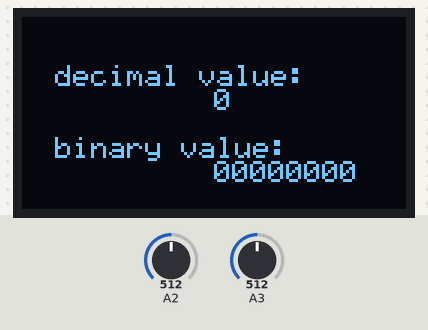
Recording of a sketch running on a simulated Arduino Uno, built with avr-gcc and run on an emulated ATmega328P. Parts: 128×64 one-colour display. Wiring (inferred from the names in the program): I2C bus: SDA pin 8; SCL pin 10; SSD1306 OLED at I2C address 0x3C. Inputs (shaded band) come from the test bench; at power-on: A2 = 512, A3 = 512.

Above: at 1.2 s.
1.3 s: A2 set to 473
At 2.3 s:
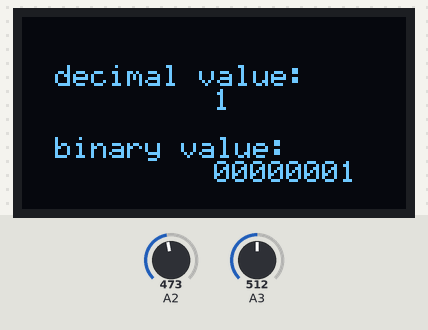
2.8 s: A3 set to 473
At 3.7 s:
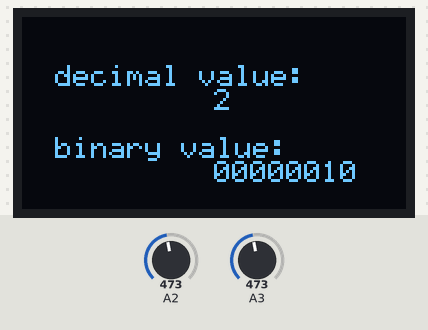
Timing chart, 0 to 5.8 s (numbered marks = the images above; inputs shaded):
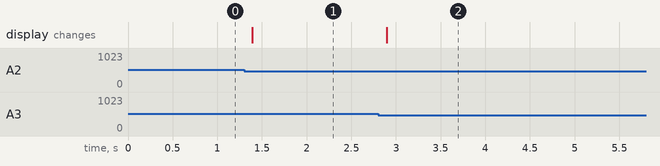

Measured:
- after the input at 1.3 s, the display: changes after 0.09 s (image 1)
- after the input at 2.8 s, the display: changes after 0.10 s (image 2)

The sketch:

gameboy-binary-print.ino
```cpp
#include "sztehlo-buttons.h"
#include "sztehlo-video.h"
#include <avr/sleep.h>

int8_t number = 0;
int8_t previous_number = -1;

void setup() {
  videoInit();
  buttonsInit();

  videoFillScreen(BLACK_SCREEN_BYTE);
  videoPrintText(10, 2, "decimal value: ");
  videoPrintText(10, 5, "binary value: ");
}

void loop() {

  if(previous_number != number) {
    videoPrintText(63, 3, "    ");
    videoPrintNumber(63, 3, number);
    videoPrintBits(63, 6, number);
    previous_number = number;
  }

  buttonsReadAllInputs();
  delay(50);

  if (BUTTON_PUSHED_ACTION_1 || BUTTON_PUSHED_LEFT || BUTTON_PUSHED_DOWN) {
    number -= 1;
  }

  if (BUTTON_PUSHED_ACTION_2 || BUTTON_PUSHED_RIGHT || BUTTON_PUSHED_UP) {
    number += 1;
  }

}
```

sztehlo-buttons.h
```cpp
#ifndef __SZTEHLO_GAMEBOY_BUTTONS__
#define __SZTEHLO_GAMEBOY_BUTTONS__


#define PORT_SW_A   PORTB4
#define PORT_SW_B   PORTB3

// these values are updated by the read_inputs function
uint16_t btn_right_btn1_btn2 = 0;
uint16_t btn_up_left_down = 0;

// each bit represents a single button. It is 1 if the button is pushed down, 0 if not pushed down.
uint8_t button_state = 0;
uint8_t button_state_old = 0;

#define _BUTTON_UP_BIT 3
#define _BUTTON_DOWN_BIT 5
#define _BUTTON_LEFT_BIT 4
#define _BUTTON_RIGHT_BIT 0
#define _BUTTON_ACTION_1_BIT 2
#define _BUTTON_ACTION_2_BIT 1

#define SET_BUTTON_BIT_HIGH(BIT) button_state |= (0x01 << BIT)
#define SET_BUTTON_BIT_LOW(BIT) button_state &= ~(0x01 << BIT)


#define BUTTON_LEFT     (0x01 & (button_state >> _BUTTON_LEFT_BIT))
#define BUTTON_RIGHT    (0x01 & (button_state >> _BUTTON_RIGHT_BIT))
#define BUTTON_DOWN     (0x01 & (button_state >> _BUTTON_DOWN_BIT))
#define BUTTON_UP       (0x01 & (button_state >> _BUTTON_UP_BIT))
#define BUTTON_ACTION_1 (0x01 & (button_state >> _BUTTON_ACTION_1_BIT))
#define BUTTON_ACTION_2 (0x01 & (button_state >> _BUTTON_ACTION_2_BIT))


#define BUTTON_PUSHED_LEFT     (button_state & ~button_state_old & (0x01 << _BUTTON_LEFT_BIT))
#define BUTTON_PUSHED_RIGHT    (button_state & ~button_state_old & (0x01 << _BUTTON_RIGHT_BIT))
#define BUTTON_PUSHED_DOWN     (button_state & ~button_state_old & (0x01 << _BUTTON_DOWN_BIT))
#define BUTTON_PUSHED_UP       (button_state & ~button_state_old & (0x01 << _BUTTON_UP_BIT))
#define BUTTON_PUSHED_ACTION_1 (button_state & ~button_state_old & (0x01 << _BUTTON_ACTION_1_BIT))
#define BUTTON_PUSHED_ACTION_2 (button_state & ~button_state_old & (0x01 << _BUTTON_ACTION_2_BIT))


void buttonsInit() {
  // ADCSRA bits:
  //    ADEN  = 1        : ADC enabled
  //    ADSC  = 1        : ADC conversion started
  //    ADATE = 0        : no auto-trigger
  //    ADIF  = 0        : interrupt flag (set to 1 when ADC completes)
  //    ADIE  = 0        : interrupt disabled
  //    ADPS[2:0] = 000  : ADC prescaler select, use the smallest ADC division
  ADCSRA = 0b10000000;
}

void buttonsChangeAdcInputChannel(uint8_t pin) {
  // REFS[2..0 ]= 0    : VCC used as voltage reference (disconnected from AREF/PB0)
  // ADLAR = 0         : Left-adjust the results
  // MUX[3..0] = 0011  : single ended input, 0011 for PB3, 0010 for PB4 and 0000 for PB5
  if(pin == PB3) {
    ADMUX = 0b00000011;
  } else {
    ADMUX = 0b00000010;
  }
}

void buttonsReadStableAdc(uint16_t* adc) {
  uint16_t old_adc = *adc;
  while(1) {
    uint16_t old_adc = *adc;

    // start the ADC conversion
    ADCSRA |= (1 << ADSC);

    // wait for ADC
    while((ADCSRA & (1 << ADSC)) > 0) ;

    // read ADC value
    uint8_t adc_low8bit = ADCL;
    *adc = ((ADCH<<8)|adc_low8bit) % 1024;

    // the adc value doesn't change 'immediately', also there is some bouncing due to the push button
    // so we repeat the read until the adc value stabilize
    if(old_adc != *adc) delay(1);
    else break;
  }
}

void buttonsReadInput(uint8_t pin, uint16_t* adc, uint8_t bit0, uint8_t bit1, uint8_t bit2) {
  buttonsChangeAdcInputChannel(pin);
  buttonsReadStableAdc(adc);

  if (*adc > 546) {
    SET_BUTTON_BIT_LOW(bit2);
    if (*adc > 747) {
      SET_BUTTON_BIT_LOW(bit1);
      if (*adc > 920) SET_BUTTON_BIT_LOW(bit0);
      else SET_BUTTON_BIT_HIGH(bit0);
    } else {
      SET_BUTTON_BIT_HIGH(bit1);
      if (*adc > 628) SET_BUTTON_BIT_LOW(bit0);
      else SET_BUTTON_BIT_HIGH(bit0);
    }
  } else {
    SET_BUTTON_BIT_HIGH(bit2);
    if (*adc > 430) {
      SET_BUTTON_BIT_LOW(bit1);
      if (*adc > 483) SET_BUTTON_BIT_LOW(bit0);
      else SET_BUTTON_BIT_HIGH(bit0);
    } else {
      SET_BUTTON_BIT_HIGH(bit1);
      if (*adc > 388) SET_BUTTON_BIT_LOW(bit0);
      else SET_BUTTON_BIT_HIGH(bit0);
    }
  }
}

void buttonsReadAllInputs() {
  button_state_old = button_state;
  buttonsReadInput(PORT_SW_A, &btn_right_btn1_btn2, _BUTTON_RIGHT_BIT, _BUTTON_ACTION_1_BIT, _BUTTON_ACTION_2_BIT);
  buttonsReadInput(PORT_SW_B, &btn_up_left_down, _BUTTON_UP_BIT, _BUTTON_LEFT_BIT, _BUTTON_DOWN_BIT);
}

#endif // __SZTEHLO_GAMEBOY_BUTTONS__
```

sztehlo-video.h
```cpp
#ifndef __SZTEHLO_GAMEBOY_VIDEO__
#define __SZTEHLO_GAMEBOY_VIDEO__

/*
 Video driver a Sztehlo Gameboy-hoz
*/

#include "fonts.h"

#define DIGITAL_WRITE_HIGH(PORT) PORTB |= (1 << PORT)
#define DIGITAL_WRITE_LOW(PORT) PORTB &= ~(1 << PORT)

#define BLACK_PIXEL 0x00
#define WHITE_PIXEL 0x01
#define BLACK_SCREEN_BYTE 0x00
#define WHITE_SCREEN_BYTE 0xff

// Defines for OLED output
#define SSD1306_SCL   PORTB2  // SCL, az Arduino Uno-n ez a 10-es digital pin
#define SSD1306_SDA   PORTB0  // SDA, az Arduino Uno-n ez a 8-as digital pin
#define SSD1306_SA    0x78  // Slave address (first 7 bits)

uint8_t is_video_inverted = 0;

void videoSendByte(uint8_t byte_){
  uint8_t i;
  for(i=0; i<8; i++)
  {
    if((byte_ << i) & 0x80)
      DIGITAL_WRITE_HIGH(SSD1306_SDA);
    else
      DIGITAL_WRITE_LOW(SSD1306_SDA);

    DIGITAL_WRITE_HIGH(SSD1306_SCL);
    DIGITAL_WRITE_LOW(SSD1306_SCL);
  }
  DIGITAL_WRITE_HIGH(SSD1306_SDA);
  DIGITAL_WRITE_HIGH(SSD1306_SCL);
  DIGITAL_WRITE_LOW(SSD1306_SCL);
}

void videoStartCommunication(){
  DIGITAL_WRITE_HIGH(SSD1306_SCL);  // Set to HIGH
  DIGITAL_WRITE_HIGH(SSD1306_SDA);  // Set to HIGH
  DIGITAL_WRITE_LOW(SSD1306_SDA);   // Set to LOW
  DIGITAL_WRITE_LOW(SSD1306_SCL);   // Set to LOW
}

void videoEndCommunication(){
  DIGITAL_WRITE_LOW(SSD1306_SCL);   // Set to LOW
  DIGITAL_WRITE_LOW(SSD1306_SDA);   // Set to LOW
  DIGITAL_WRITE_HIGH(SSD1306_SCL);  // Set to HIGH
  DIGITAL_WRITE_HIGH(SSD1306_SDA);  // Set to HIGH
}


void videoSendCommand(uint8_t command_){
  videoStartCommunication();
  videoSendByte(SSD1306_SA);  // Slave address, SA0=0
  videoSendByte(0x00);  // write command
  videoSendByte(command_);
  videoEndCommunication();
}

void videoInit(){
  DDRB |= (1 << SSD1306_SDA); // Set port as output
  DDRB |= (1 << SSD1306_SCL); // Set port as output

  videoSendCommand(0xAE); // display off (sleep mode = on)


  videoSendCommand(0xA1); // -- set segment re-map 0 to 127 (horizontal flip)
  videoSendCommand(0xC8); // Set COM Output Scan Direction

  videoSendCommand(0xA8); // Set Multiplex Ratio
  videoSendCommand(0x3F); // Multiplex Ratio for 128x64 (64-1)

  videoSendCommand(0xD3); // --Set vertical shift by COM from 0d~63d
  videoSendCommand(0x00); // no shift

  videoSendCommand(0xD5); // set display clock divide ratio/oscillator frequency
  videoSendCommand(0x80); //    default divide ratio and oscillatorfrequrncy

  videoSendCommand(0x81); // --set contrast control register
  videoSendCommand(0xAF); //   contrast value (reset: 7f)

  videoSendCommand(0xD9); // --set pre-charge period
  videoSendCommand(0xF1); // Set Pre-Charge Period (0x22 External (default), 0xF1 Internal)

  videoSendCommand(0xDA); // --set com pins hardware configuration
  videoSendCommand(0x12); // default com pin HW config

  videoSendCommand(0xDB); // --set vcomh deselect level
  videoSendCommand(0x20); // default, 0.77xVcc

  videoSendCommand(0x20); //Set Memory Addressing Mode
  videoSendCommand(0x02); // page addressing mode (default)

  videoSendCommand(0x40); // Set display start line

  videoSendCommand(0x00); // Set Lower Column Start Address (default)
  videoSendCommand(0x10); // Set Higher Column Start Address (default)

  videoSendCommand(0xA4); // resume RAM content display
  videoSendCommand(0xA6); // normal mode (not inverse)

  videoSendCommand(0x8D); // Charge pump settings
  videoSendCommand(0x14); // enable charge pump

  videoSendCommand(0xAF); // turn on oled panel
  }


void videoSetPosition(uint8_t x, uint8_t y)
{
  if (y>7) return;
  videoStartCommunication();
  videoSendByte(SSD1306_SA);  //Slave address,SA0=0
  videoSendByte(0x00);  //write command

  videoSendByte(0xb0 + y);  // b0 .. b7 : page
  videoSendByte(((x & 0xf0) >> 4)|0x10); // |0x10
  videoSendByte(x & 0x0f); // |0x01


  videoEndCommunication();
}


void videoStartPixels(uint8_t xPixel, uint8_t yPage){
  videoSetPosition(xPixel, yPage);
  videoStartCommunication();
  videoSendByte(SSD1306_SA);
  videoSendByte(0x40);  //write data
}


inline void videoStartPixels(uint8_t yPage){
  videoStartPixels(0, yPage);
}


inline void videoEndPixels() {
  videoEndCommunication();
}

// az egész képernyő memóra feltöltése adott bájttal
void videoFillScreen(uint8_t fillData){
  for(uint8_t p=0; p<8; p++)
  {
    videoStartPixels(p);
    for(uint8_t col=0; col<128; col++)
    {
      videoSendByte(fillData);
    }
    videoEndPixels();
  }
}

// egy adott (widthPixel, heightPage) méretű téglalap kitöltése egy adott bájttal
void videoFillRect(uint8_t xPixel, uint8_t yPage, uint8_t widthPixel, uint8_t heightPage, uint8_t fillData) {
  for (uint8_t i=0; i<heightPage; i++) {
    videoStartPixels(xPixel, i+yPage);
    for (uint8_t j=0; j<widthPixel; j++) {
      videoSendByte(fillData);
    }
    videoEndPixels();
  }
}

// egy adott (widthPixel, heightPage) méretű bitmap rajzolása adott (xPixel, yPage) pozícióba
void videoDrawBitmap(uint8_t xPixel, uint8_t yPage, uint8_t widthPixel, uint8_t heightPage, const uint8_t bitmap[]) {
  for (uint8_t i=0; i<heightPage; i++) {
    videoStartPixels(xPixel, i+yPage);
    for (uint8_t j=0; j<widthPixel; j++) {
      videoSendByte(pgm_read_byte(&bitmap[i*widthPixel+j]));
    }
    videoEndPixels();
  }
}

// egy szöveg kiírása adott (xPixel, yPage) pozícióba
void videoPrintText(uint8_t xPixel, uint8_t yPage, const char text[]){
  uint8_t c,i,j=0;
  while(text[j] != '\0')
  {
    c = text[j] - 32;
    if(xPixel>122)
    {
      xPixel=0;
      yPage++;
    }
    videoStartPixels(xPixel, yPage);
    videoSendByte(0x00);
    for(i=0;i<5;i++)
    {
      videoSendByte(pgm_read_byte(&video_font5x8[c*5+i]));
    }
    videoEndPixels();
    xPixel += 6;
    j++;
  }
}

// egy szám kiírása adott (xPixel, yPage) pozícióba
void videoPrintNumber(int xPixel, int yPage, int value) {
    char temp[10] = {0,0,0,0,0,0,0,0,0,0};
    itoa(value, temp, 10);
    videoPrintText(xPixel, yPage, temp);
}

// ez a függvény visszatér egy adott (x,y) koordináta szinével, ha az adott
// méretű (width, height) bitmap a képernyő adott (offsetX, offsetY) koordinátáján
// lenne megjelenítve. Ha a koordináta kívül esik a bitmap-en, akkor defaultColor-ral
// tér vissza
uint8_t videoPixelColor(uint8_t x, uint8_t y, const uint8_t bitmap[], int16_t offsetX, int8_t offsetY, uint8_t width, uint8_t height, uint8_t defaultColor) {
  if(x < offsetX || y < offsetY || x >= offsetX + width || y >= offsetY + height) {
    return defaultColor;
  }
  uint16_t bitmapPage = (y - offsetY) / 8;
  return (pgm_read_byte(&bitmap[bitmapPage * width + (x - offsetX)]) >> ((y - offsetY) % 8)) & 0x01;
}


uint8_t videoInvert() {
  is_video_inverted = !is_video_inverted;
  videoSendCommand(is_video_inverted ? 0xA7 : 0xA6);
}


void videoPrintBits(uint8_t x, uint8_t page, uint8_t number) {
  for (int i = 7; i >= 0; i--) {
    int bit = (number >> i) & 0b00000001;
    videoPrintNumber(x, page, bit);
    x += 6;
  }
}


#endif // __SZTEHLO_GAMEBOY_VIDEO__
```

Source omitted: fonts.h (data table, 3578 bytes)
